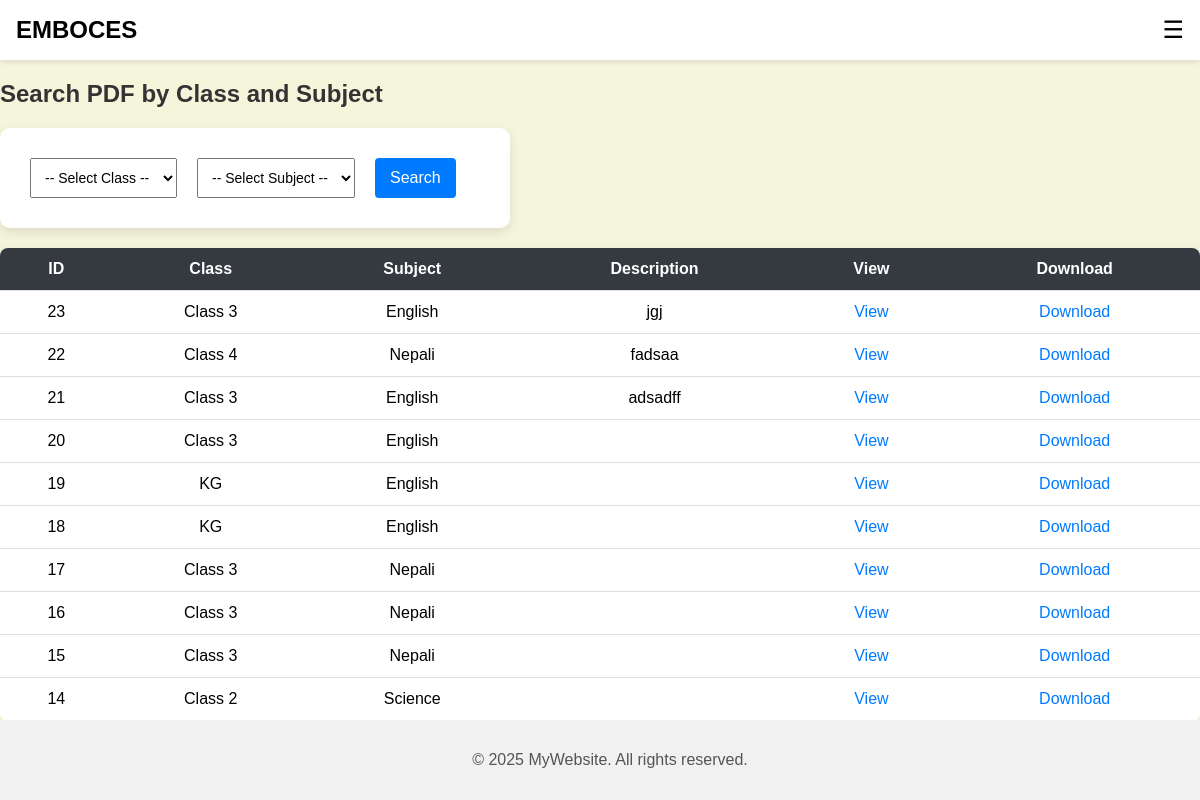
Screenshot of /user.php with the database file from the repository.
### tables this page shows
CREATE TABLE `files` (
  `id` int(11) NOT NULL,
  `filename` varchar(255) NOT NULL,
  `class` varchar(100) NOT NULL,
  `subject` varchar(100) NOT NULL,
  `description` text DEFAULT NULL
);

### user.php (the view, shortened to what this page needs)
<?php
$conn = new mysqli("localhost", "root", "", "dinesh rana magar");
$classFilter = $_GET['class'] ?? '';
$subjectFilter = $_GET['subject'] ?? '';
if ($classFilter && $subjectFilter) {
    $stmt = $conn->prepare("SELECT * FROM files WHERE class = ? AND subject = ? ORDER BY id DESC");
    $stmt->bind_param("ss", $classFilter, $subjectFilter);
    $stmt->execute();
    $result = $stmt->get_result();
} else {
    $result = $conn->query("SELECT * FROM files ORDER BY id DESC");
}
?>
<!DOCTYPE html>
<html>
<head>
    <link rel="stylesheet" href="index.css">
</head>
<body style="background-color:beige;">
<div class="navbar">
    <div class="logo">EMBOCES</div>
    <div class="menu-icon" onclick="toggleSidebar()">☰</div>
</div>
<h2>Search PDF by Class and Subject</h2>
<form method="GET">
    <select name="class" required>
        <option value="">-- Select Class --</option>
    </select>
    <select name="subject" required>
        <option value="">-- Select Subject --</option>
    </select>
    <button type="submit">Search</button>
</form>
<table>
    <tr>
        <th>ID</th>
        <th>Class</th>
        <th>Subject</th>
        <th>Description</th>
        <th>View</th>
        <th>Download</th>
    </tr>
    <?php if ($result && $result->num_rows > 0): ?>
        <?php while ($row = $result->fetch_assoc()): ?>
            <tr>
                <td><?= $row['id'] ?></td>
                <td><?= htmlspecialchars($row['class']) ?></td>
                <td><?= htmlspecialchars($row['subject']) ?></td>
                <td><?= nl2br(htmlspecialchars($row['description'])) ?></td>
                <td><a href="<?= $row['filename'] ?>" target="_blank"> View</a></td>
                <td><a href="<?= $row['filename'] ?>" download> Download</a></td>
            </tr>
        <?php endwhile; ?>
    <?php else: ?>
        <tr>
            <td colspan="6">No PDF found for selected Class and Subject.</td>
        </tr>
    <?php endif; ?>
</table>
 <div class="footer">
    <p>© 2025 MyWebsite. All rights reserved.</p>
  </div>
</body>
</html>

### index.css (style rules this page uses)
body { margin: 0; font-family: Arial, sans-serif; }
.navbar { display: flex; justify-content: space-between; align-items: center; padding: 1rem; background-color: #fff; box-shadow: 0 2px 5px rgba(0,0,0,0.1); }
.logo { font-weight: bold; font-size: 1.5rem; }
.menu-icon { font-size: 1.5rem; cursor: pointer; }
.footer { text-align: center; padding: 1rem; background-color: #f1f1f1; }
h2 { color: #222; margin-bottom: 20px; }
form { background-color: #ffffff; max-width: 450px; padding: 30px; border-radius: 10px; box-shadow: 0 4px 12px rgba(0,0,0,0.1); transition: box-shadow 0.3s ease; }
button { background-color: #007BFF; color: white; padding: 12px 20px; border: none; border-radius: 6px; cursor: pointer; font-size: 16px; transition: background-color 0.3s ease; }
html, body { height: 100%; margin: 0; padding: 0; }
body { display: flex; flex-direction: column; min-height: 100vh; }
.footer { position: fixed; bottom: 0; left: 0; width: 100%; background: #f1f1f1; text-align: center; padding: 15px 10px; color: #555; z-index: 1000; }

### user.php (style rules this page uses)
body { font-family: Arial, sans-serif; background: #f8f9fa; padding: 0 px; }
h2 { color: #333; }
form { display: flex; gap: 20px; margin-bottom: 20px; }
select { padding: 10px; font-size: 14px; }
button { padding: 10px 15px; background-color: #007bff; color: white; border: none; border-radius: 4px; cursor: pointer; }
table { width: 100%; background: white; border-collapse: collapse; border-radius: 8px; overflow: hidden; box-shadow: 0 0 10px rgba(0,0,0,0.05); }
th, td { padding: 12px 15px; text-align: center; border-bottom: 1px solid #ddd; }
th { background-color: #343a40; color: white; }
a { text-decoration: none; color: #007bff; }
.footer { position: fixed; bottom: 0; left: 0; width: 100%; background: #f1f1f1; text-align: center; padding: 15px 10px; color: #555; z-index: 1000; }

### rows the page displays
files: id "23", class "Class 3", subject "English", description "jgj"
files: id "22", class "Class 4", subject "Nepali", description "fadsaa"
files: id "21", class "Class 3", subject "English", description "adsadff"
files: id "20", class "Class 3", subject "English"
files: id "19", class "KG", subject "English"
files: id "18", class "KG", subject "English"
files: id "17", class "Class 3", subject "Nepali"
files: id "16", class "Class 3", subject "Nepali"
files: id "15", class "Class 3", subject "Nepali"
files: id "14", class "Class 2", subject "Science"
